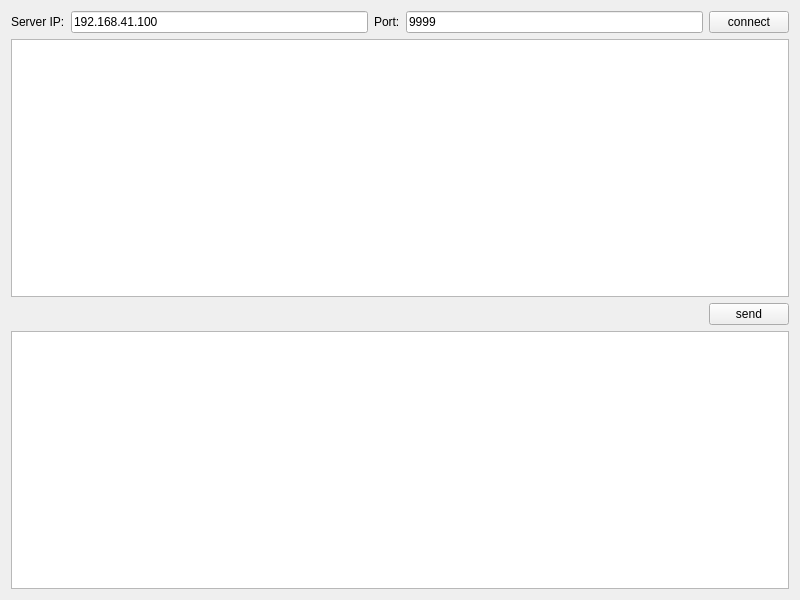
<?xml version="1.0" encoding="UTF-8"?>
<ui version="4.0">
 <class>Widget</class>
 <widget class="QWidget" name="Widget">
  <property name="geometry">
   <rect>
    <x>0</x>
    <y>0</y>
    <width>800</width>
    <height>600</height>
   </rect>
  </property>
  <property name="windowTitle">
   <string>Widget</string>
  </property>
  <layout class="QGridLayout" name="gridLayout">
   <item row="0" column="0">
    <widget class="QLabel" name="label">
     <property name="text">
      <string>Server IP:</string>
     </property>
    </widget>
   </item>
   <item row="0" column="1">
    <widget class="QLineEdit" name="serverIP">
     <property name="text">
      <string>192.168.41.100</string>
     </property>
    </widget>
   </item>
   <item row="0" column="2">
    <widget class="QLabel" name="label_2">
     <property name="text">
      <string>Port:</string>
     </property>
    </widget>
   </item>
   <item row="0" column="3">
    <widget class="QLineEdit" name="serverPort">
     <property name="text">
      <string>9999</string>
     </property>
    </widget>
   </item>
   <item row="0" column="4">
    <widget class="QPushButton" name="connectServerBtn">
     <property name="text">
      <string>connect</string>
     </property>
    </widget>
   </item>
   <item row="1" column="0" colspan="5">
    <widget class="QTextEdit" name="tips"/>
   </item>
   <item row="2" column="4">
    <widget class="QPushButton" name="SendBtn">
     <property name="text">
      <string>send</string>
     </property>
    </widget>
   </item>
   <item row="3" column="0" colspan="5">
    <widget class="QTextEdit" name="message"/>
   </item>
  </layout>
 </widget>
 <resources/>
 <connections/>
</ui>
